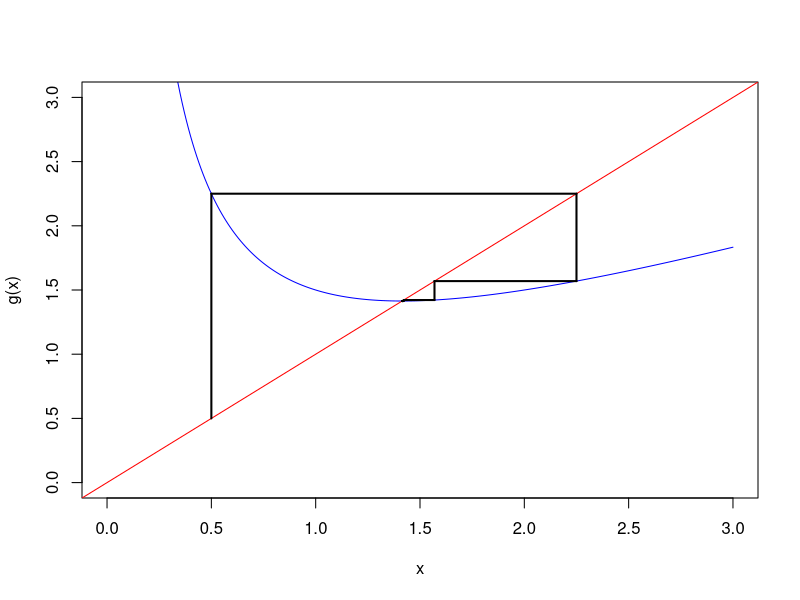
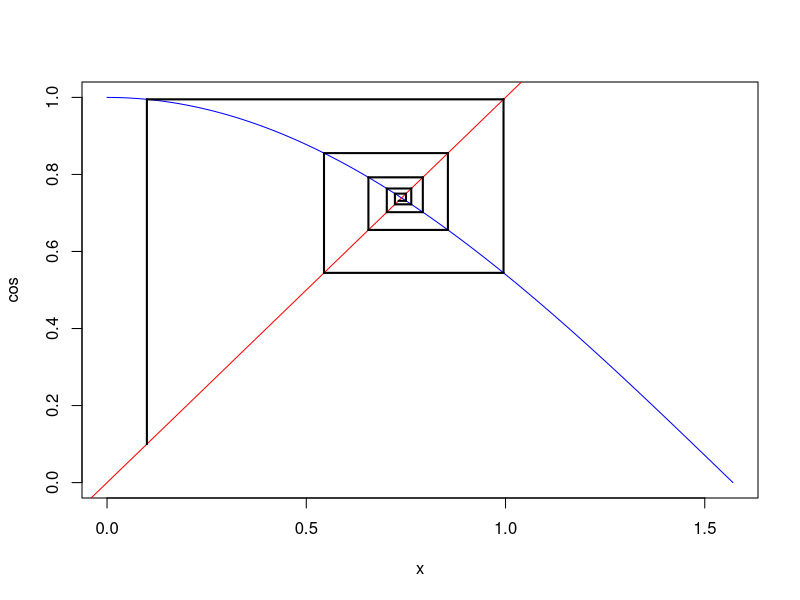
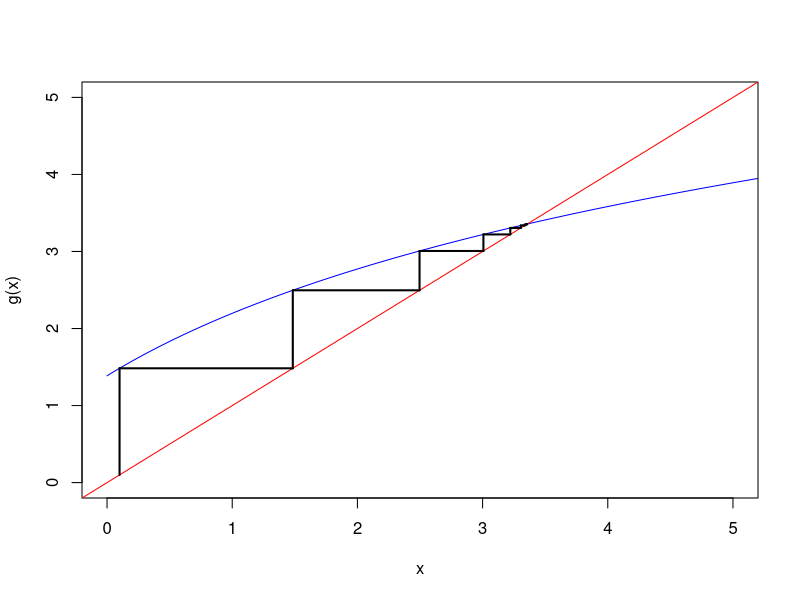
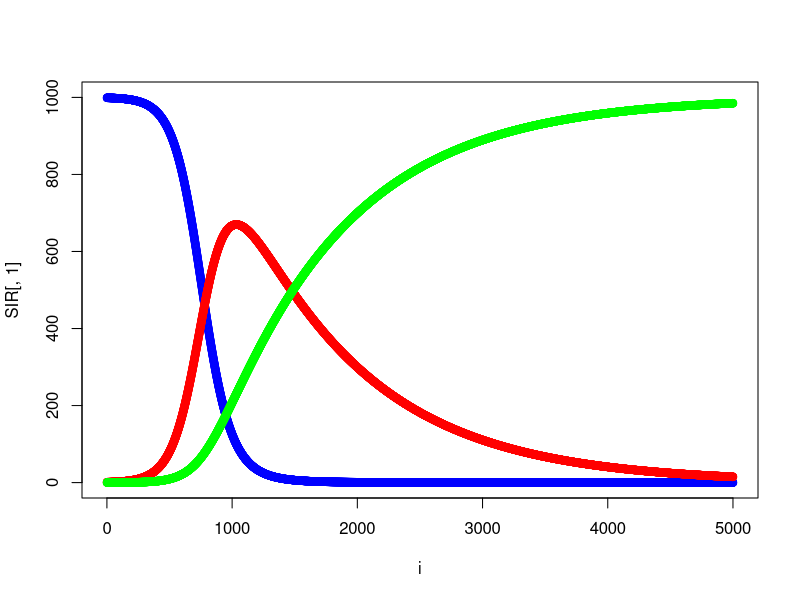
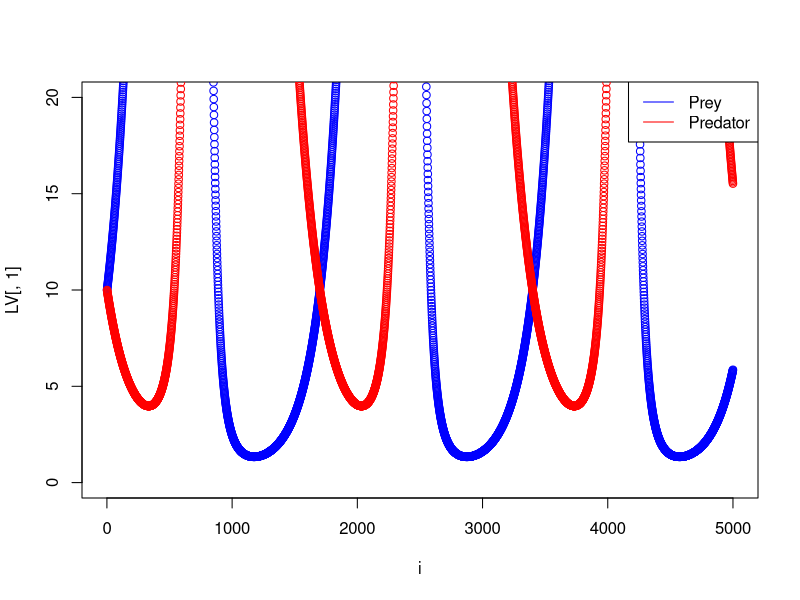
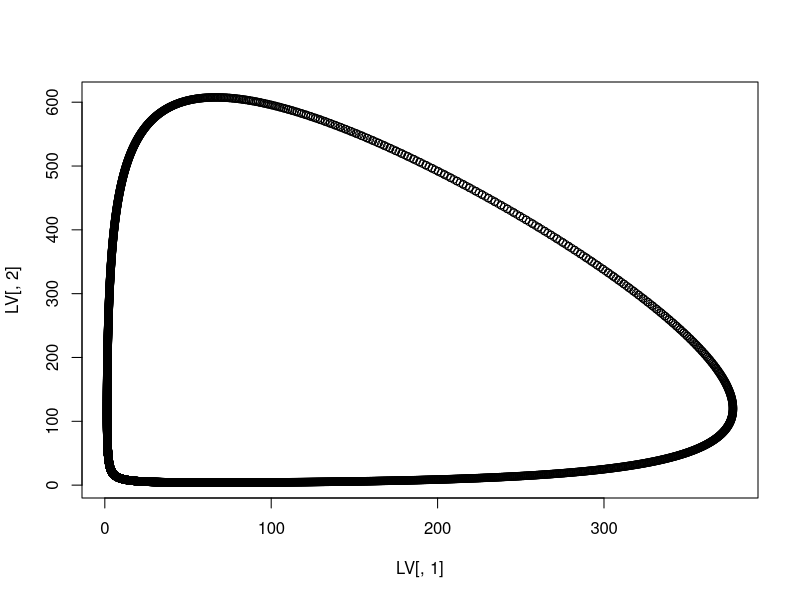

The R script that drew these images, in order:
rm(list=ls())

g <- function(x){return(0.5*(x+2/x))}

x <- seq(0,3,0.01)

plot(x,g(x),type="l",col="blue", ylim=c(0,3), xlim=c(0,3))
abline(0,1,col="red")

x <- 0.5
for(i in 1:10){
  y <- g(x)
  segments(x,x,x,y,lwd=2,col="black")
  segments(x,y,y,y,lwd=2,col="black")
  x <- y
}

plot(cos, xlim=c(0,pi/2), col="blue", type="l")
abline(0,1,col="red")

x <- 0.1
for(i in 1:10){
  y <- cos(x)
  segments(x,x,x,y,lwd=2,col="black")
  segments(x,y,y,y,lwd=2,col="black")
  x <- y
}

g <- function(x){return(2*log(x+2))}
x <- seq(0,10,0.01)
plot(x,g(x),type="l",col="blue", ylim=c(0,5), xlim=c(0,5))
abline(0,1,col="red")

x <- 0.1
for(i in 1:10){
  y <- g(x)
  segments(x,x,x,y,lwd=2,col="black")
  segments(x,y,y,y,lwd=2,col="black")
  x <- y
}



f <- function(y) {
  dS <- beta*y[1]*y[2]
  dI <- nu*y[2]
  return(c(-dS,dS-dI,dI))
}

g <- function(h, f, y0) {
  y1 <- y0 + h*f(y0)
  y1 <- y0 + h*(f(y0) + f(y1))/2
  y1 <- y0 + h*(f(y0) + f(y1))/2
  y1 <- y0 + h*(f(y0) + f(y1))/2
  y1 <- y0 + h*(f(y0) + f(y1))/2
  return(y1)
}

nrow <- 5000
ncol <- 3
SIR <- matrix(0,nrow,ncol)
SIR[1,] <- c(999,1,0)
beta <- 0.01
nu <- 1
h <- 0.001
for(i in 2:nrow){
  SIR[i,] <- g(h,f,SIR[i-1,])
}
i <- 1:nrow
plot(i, SIR[,1], ylim=c(0,1000), col="blue")
points(i, SIR[,2], col="red")
points(i, SIR[,3], col="green")



f <- function(y) {
  return(c(y[1]*(r-a*y[2]), y[2]*(-s+b*y[1])))
}

g <- function(h, f, y0) {
  y1 <- y0 + h*f(y0)
  y1 <- y0 + h*(f(y0) + f(y1))/2
  y1 <- y0 + h*(f(y0) + f(y1))/2
  y1 <- y0 + h*(f(y0) + f(y1))/2
  y1 <- y0 + h*(f(y0) + f(y1))/2
  return(y1)
}

nrow <- 5000
ncol <- 2
LV <- matrix(0,nrow,ncol)
LV[1,] <- c(10,10)
r <- 1.2
s <- 1.0
a <- 0.01
b <- 0.015

h <- 0.005
for(i in 2:nrow){
  LV[i,] <- g(h,f,LV[i-1,])
}
i <- 1:nrow
plot(i, LV[,1], ylim=c(0,20), col="blue")
points(i, LV[,2], col="red")
legend("topright", legend=c("Prey","Predator"), col=c("blue","red"), lty=1:1)
plot(LV[,1], LV[,2])